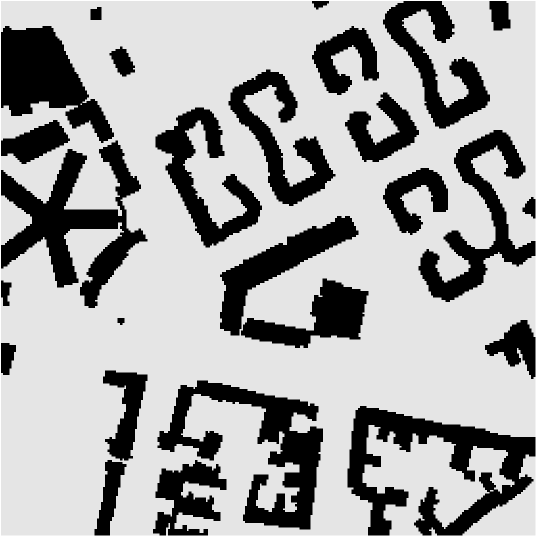
#> input picture planning-datasets/data/street/original/all/Berlin_2_256.png, 1073 x 1073 px (shown at 1/2 size); its folder holds 4 pictures in this run
$ python preprocess_street_dataset.py
#> lines starting #> are read from the running program, lines starting #| are printed output that depends on the picture
"""Generating data for shortest path experiments
Author: Rahman Baig Mirza
Reference: https://github.com/omron-sinicx/neural-astar
"""

import os
import re

from glob import glob
import numpy as np
from PIL import Image


def crop_images(inputdir: str = "data/street/original/all",
                outputdir: str = "data/street/original/mixed",
                W: int = 128,
                Ns: list = [160, 20, 40]) -> None:
#> called with inputdir = 'data/street/original/all', outputdir = 'data/street/original/mixed', W = 128
    train_filenames = glob("%s/*[0,1]_256.png" % inputdir)
    test_filenames = glob("%s/*2_256.png" % inputdir)
    for filename in train_filenames:
        fileid = re.split("_256.png", re.split("/", filename)[-1][4:])[0]
        img = Image.open(filename).convert("L").resize((256, 256))
        lt = np.random.randint(0, 256 - W, [Ns[0], 2])
        boxes = np.hstack((lt, lt + W))
        for n, box in enumerate(boxes):
            cropped = img.crop(box)
            cropped.save(
                os.path.join(outputdir, 'train', "%s_%05d.png" % (fileid, n)))
    for filename in train_filenames:
        fileid = re.split("_256.png", re.split("/", filename)[-1][4:])[0]
        img = Image.open(filename).convert("L").resize((256, 256))
        lt = np.random.randint(0, 256 - W, [Ns[1], 2])
        boxes = np.hstack((lt, lt + W))
        for n, box in enumerate(boxes):
            cropped = img.crop(box)
            cropped.save(
                os.path.join(outputdir, 'validation',
                             "%s_%05d.png" % (fileid, n)))
    for filename in test_filenames:
        fileid = re.split("_256.png", re.split("/", filename)[-1][4:])[0]
        img = Image.open(filename).convert("L").resize((256, 256))
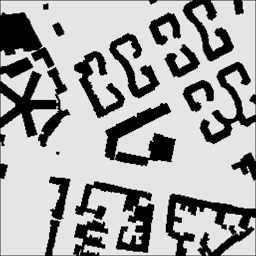
#> img: PIL image 256x256 L; min 0, max 252, mean 164.4
        lt = np.random.randint(0, 256 - W, [Ns[2], 2])
        boxes = np.hstack((lt, lt + W))
        for n, box in enumerate(boxes):
            cropped = img.crop(box)
            cropped.save(
                os.path.join(outputdir, 'test', "%s_%05d.png" % (fileid, n)))
#> this loop made 40 passes
#> pass 1, in crop_images, `cropped = img.crop(box)`:
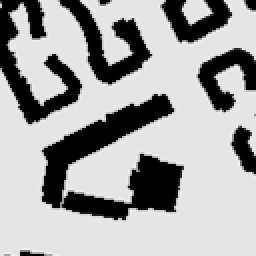
#> cropped: PIL image 128x128 L (shown 2 times larger); min 0, max 244, mean 164.8
#> pass 2, in crop_images, `cropped = img.crop(box)`:
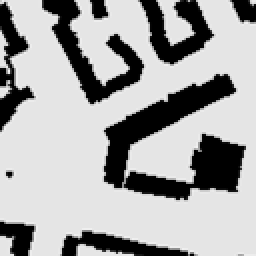
#> cropped: PIL image 128x128 L (shown 2 times larger); min 0, max 247, mean 166.2
#> pass 3, in crop_images, `cropped = img.crop(box)`:
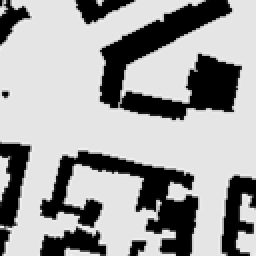
#> cropped: PIL image 128x128 L (shown 2 times larger); min 0, max 248, mean 160.7
#> after the loop:
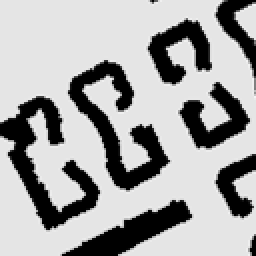
#> cropped: PIL image 128x128 L (shown 2 times larger); min 0, max 245, mean 165.7


if __name__ == "__main__":
    np.random.seed(1372)
    crop_images()
